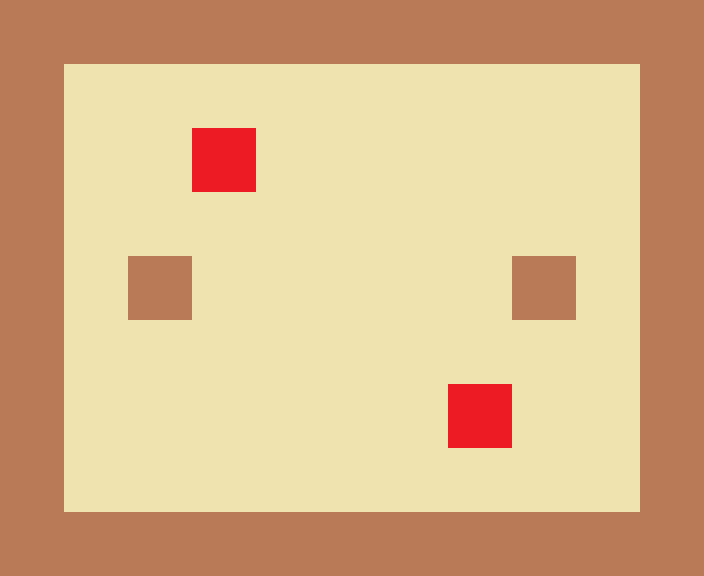

A 2D game scene composited from a Tiled map and its tileset images. What follows is a short description and the map's XML, with every tile layer's data as written:
An orthogonal 11x9 tile map with 64x64 px tiles, 2 tile layers (tiles, enemies).

<map version="1.0" orientation="orthogonal" width="11" height="9" tilewidth="64" tileheight="64">
 <tileset firstgid="1" name="tiled" tilewidth="64" tileheight="64">
  <image source="../tiled.png" width="256" height="128" />
 </tileset>
 <layer name="tiles" width="11" height="9">
  <data>
   <tile gid="1" />
   <tile gid="1" />
   <tile gid="1" />
   <tile gid="1" />
   <tile gid="1" />
   <tile gid="1" />
   <tile gid="1" />
   <tile gid="1" />
   <tile gid="1" />
   <tile gid="1" />
   <tile gid="1" />
   <tile gid="1" />
   <tile gid="2" />
   <tile gid="2" />
   <tile gid="2" />
   <tile gid="2" />
   <tile gid="2" />
   <tile gid="2" />
   <tile gid="2" />
   <tile gid="2" />
   <tile gid="2" />
   <tile gid="1" />
   <tile gid="1" />
   <tile gid="2" />
   <tile gid="2" />
   <tile gid="2" />
   <tile gid="2" />
   <tile gid="2" />
   <tile gid="2" />
   <tile gid="2" />
   <tile gid="2" />
   <tile gid="2" />
   <tile gid="1" />
   <tile gid="1" />
   <tile gid="2" />
   <tile gid="2" />
   <tile gid="2" />
   <tile gid="2" />
   <tile gid="2" />
   <tile gid="2" />
   <tile gid="2" />
   <tile gid="2" />
   <tile gid="2" />
   <tile gid="1" />
   <tile gid="1" />
   <tile gid="2" />
   <tile gid="1" />
   <tile gid="2" />
   <tile gid="2" />
   <tile gid="2" />
   <tile gid="2" />
   <tile gid="2" />
   <tile gid="1" />
   <tile gid="2" />
   <tile gid="1" />
   <tile gid="1" />
   <tile gid="2" />
   <tile gid="2" />
   <tile gid="2" />
   <tile gid="2" />
   <tile gid="2" />
   <tile gid="2" />
   <tile gid="2" />
   <tile gid="2" />
   <tile gid="2" />
   <tile gid="1" />
   <tile gid="1" />
   <tile gid="2" />
   <tile gid="2" />
   <tile gid="2" />
   <tile gid="2" />
   <tile gid="2" />
   <tile gid="2" />
   <tile gid="2" />
   <tile gid="2" />
   <tile gid="2" />
   <tile gid="1" />
   <tile gid="1" />
   <tile gid="2" />
   <tile gid="2" />
   <tile gid="2" />
   <tile gid="2" />
   <tile gid="2" />
   <tile gid="2" />
   <tile gid="2" />
   <tile gid="2" />
   <tile gid="2" />
   <tile gid="1" />
   <tile gid="1" />
   <tile gid="1" />
   <tile gid="1" />
   <tile gid="1" />
   <tile gid="1" />
   <tile gid="1" />
   <tile gid="1" />
   <tile gid="1" />
   <tile gid="1" />
   <tile gid="1" />
   <tile gid="1" />
  </data>
 </layer>
 <layer name="enemies" width="11" height="9">
  <data>
   <tile gid="0" />
   <tile gid="0" />
   <tile gid="0" />
   <tile gid="0" />
   <tile gid="0" />
   <tile gid="0" />
   <tile gid="0" />
   <tile gid="0" />
   <tile gid="0" />
   <tile gid="0" />
   <tile gid="0" />
   <tile gid="0" />
   <tile gid="0" />
   <tile gid="0" />
   <tile gid="0" />
   <tile gid="0" />
   <tile gid="0" />
   <tile gid="0" />
   <tile gid="0" />
   <tile gid="0" />
   <tile gid="0" />
   <tile gid="0" />
   <tile gid="0" />
   <tile gid="0" />
   <tile gid="0" />
   <tile gid="3" />
   <tile gid="0" />
   <tile gid="0" />
   <tile gid="0" />
   <tile gid="0" />
   <tile gid="0" />
   <tile gid="0" />
   <tile gid="0" />
   <tile gid="0" />
   <tile gid="0" />
   <tile gid="0" />
   <tile gid="0" />
   <tile gid="0" />
   <tile gid="0" />
   <tile gid="0" />
   <tile gid="0" />
   <tile gid="0" />
   <tile gid="0" />
   <tile gid="0" />
   <tile gid="0" />
   <tile gid="0" />
   <tile gid="0" />
   <tile gid="0" />
   <tile gid="0" />
   <tile gid="0" />
   <tile gid="0" />
   <tile gid="0" />
   <tile gid="0" />
   <tile gid="0" />
   <tile gid="0" />
   <tile gid="0" />
   <tile gid="0" />
   <tile gid="0" />
   <tile gid="0" />
   <tile gid="0" />
   <tile gid="0" />
   <tile gid="0" />
   <tile gid="0" />
   <tile gid="0" />
   <tile gid="0" />
   <tile gid="0" />
   <tile gid="0" />
   <tile gid="0" />
   <tile gid="0" />
   <tile gid="0" />
   <tile gid="0" />
   <tile gid="0" />
   <tile gid="0" />
   <tile gid="3" />
   <tile gid="0" />
   <tile gid="0" />
   <tile gid="0" />
   <tile gid="0" />
   <tile gid="0" />
   <tile gid="0" />
   <tile gid="0" />
   <tile gid="0" />
   <tile gid="0" />
   <tile gid="0" />
   <tile gid="0" />
   <tile gid="0" />
   <tile gid="0" />
   <tile gid="0" />
   <tile gid="0" />
   <tile gid="0" />
   <tile gid="0" />
   <tile gid="0" />
   <tile gid="0" />
   <tile gid="0" />
   <tile gid="0" />
   <tile gid="0" />
   <tile gid="0" />
   <tile gid="0" />
   <tile gid="0" />
  </data>
 </layer>
</map>
